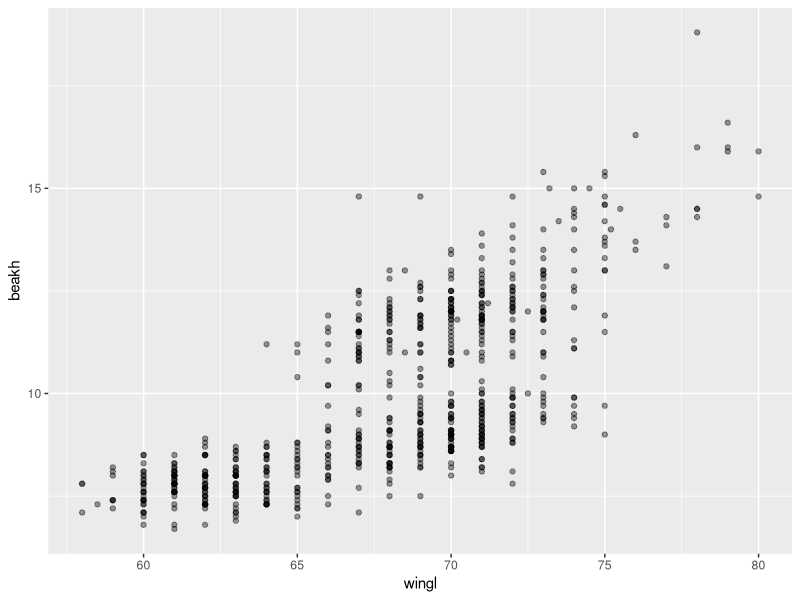

Reproduce this figure in R.
## ---- chunk 1
library(knitr)
opts_chunk$set(cache=FALSE, message=FALSE, tidy=FALSE)
opts_chunk$set(fig.path='figure2/')
## ---- chunk 2
library(ggplot2)
## ---- chunk 3
morph <- read.csv("Morph_for_Sato.csv")
names(morph) <- tolower(names(morph)) # make columns names lowercase
morph <- subset(morph, islandid == "Flor_Chrl") # take only one island
morph <- morph[,c("taxonorig", "sex", "wingl", "beakh", "ubeakl")] # only keep these columns
names(morph)[1] <- "taxon"
morph <- data.frame(na.omit(morph)) # remove all rows with any NAs to make this simple
morph$taxon <- factor(morph$taxon) # remove extra remaining factor levels
morph$sex <- factor(morph$sex) # remove extra remaining factor levels
row.names(morph) <- NULL # tidy up the row names
## ---- chunk 4
ggplot(morph, aes(wingl, beakh)) + geom_point(alpha = 0.4)
## ---- chunk 5

## ---- chunk 6

## ---- chunk 7

## ---- chunk 8

## ---- chunk 9

## ---- chunk 10

## ---- chunk 11

## ---- chunk 12

## ---- chunk 13

## ---- chunk 14

## ---- chunk 15

## ---- chunk 16
# install.packages("dplyr")
library(dplyr)
morph_quant <- as.data.frame(summarise(group_by(morph, taxon),
  l = quantile(wingl, 0.25)[[1]],
  m = median(wingl),
  u = quantile(wingl, 0.75)[[1]]))
# order taxa factor levels by the median for plotting:
morph_quant <- transform(morph_quant,
  taxon = reorder(taxon, m, function(x) x)) # see ?reorder
## ---- chunk 17

## ---- chunk 18
